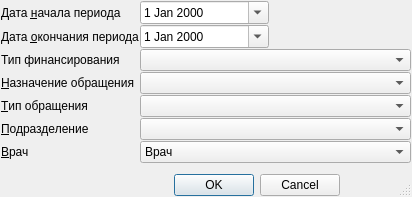
<?xml version="1.0" encoding="UTF-8"?>
<ui version="4.0">
 <class>StatReportF12SetupDialog</class>
 <widget class="QDialog" name="StatReportF12SetupDialog">
  <property name="windowModality">
   <enum>Qt::ApplicationModal</enum>
  </property>
  <property name="geometry">
   <rect>
    <x>0</x>
    <y>0</y>
    <width>412</width>
    <height>197</height>
   </rect>
  </property>
  <property name="windowTitle">
   <string>параметры отчёта</string>
  </property>
  <property name="sizeGripEnabled">
   <bool>true</bool>
  </property>
  <layout class="QGridLayout" name="gridLayout">
   <property name="margin">
    <number>1</number>
   </property>
   <property name="spacing">
    <number>1</number>
   </property>
   <item row="0" column="1">
    <widget class="CDateEdit" name="edtBegDate">
     <property name="calendarPopup">
      <bool>true</bool>
     </property>
    </widget>
   </item>
   <item row="10" column="1" colspan="3">
    <widget class="QFrame" name="frmMKBEx">
     <property name="frameShape">
      <enum>QFrame::NoFrame</enum>
     </property>
     <property name="frameShadow">
      <enum>QFrame::Raised</enum>
     </property>
     <layout class="QGridLayout" name="_2">
      <property name="horizontalSpacing">
       <number>4</number>
      </property>
      <property name="verticalSpacing">
       <number>0</number>
      </property>
      <property name="margin">
       <number>0</number>
      </property>
     </layout>
    </widget>
   </item>
   <item row="9" column="1" colspan="3">
    <widget class="QFrame" name="frmMKB">
     <property name="frameShape">
      <enum>QFrame::NoFrame</enum>
     </property>
     <property name="frameShadow">
      <enum>QFrame::Raised</enum>
     </property>
     <layout class="QGridLayout">
      <property name="horizontalSpacing">
       <number>4</number>
      </property>
      <property name="verticalSpacing">
       <number>0</number>
      </property>
      <property name="margin">
       <number>0</number>
      </property>
     </layout>
    </widget>
   </item>
   <item row="8" column="1" colspan="3">
    <widget class="QFrame" name="frmAge">
     <property name="frameShape">
      <enum>QFrame::NoFrame</enum>
     </property>
     <property name="frameShadow">
      <enum>QFrame::Raised</enum>
     </property>
     <layout class="QHBoxLayout">
      <property name="spacing">
       <number>4</number>
      </property>
      <property name="margin">
       <number>0</number>
      </property>
     </layout>
    </widget>
   </item>
   <item row="2" column="0">
    <widget class="QLabel" name="lblFinance">
     <property name="text">
      <string>Тип финансирования</string>
     </property>
     <property name="buddy">
      <cstring>cmbEventType</cstring>
     </property>
    </widget>
   </item>
   <item row="17" column="1">
    <spacer>
     <property name="orientation">
      <enum>Qt::Vertical</enum>
     </property>
     <property name="sizeHint" stdset="0">
      <size>
       <width>129</width>
       <height>131</height>
      </size>
     </property>
    </spacer>
   </item>
   <item row="7" column="0">
    <widget class="QLabel" name="lblPerson">
     <property name="text">
      <string>&amp;Врач</string>
     </property>
     <property name="buddy">
      <cstring>cmbPerson</cstring>
     </property>
    </widget>
   </item>
   <item row="1" column="1">
    <widget class="CDateEdit" name="edtEndDate">
     <property name="calendarPopup">
      <bool>true</bool>
     </property>
    </widget>
   </item>
   <item row="18" column="0" colspan="3">
    <widget class="QDialogButtonBox" name="buttonBox">
     <property name="orientation">
      <enum>Qt::Horizontal</enum>
     </property>
     <property name="standardButtons">
      <set>QDialogButtonBox::Cancel|QDialogButtonBox::Ok</set>
     </property>
    </widget>
   </item>
   <item row="0" column="2" colspan="2">
    <spacer>
     <property name="orientation">
      <enum>Qt::Horizontal</enum>
     </property>
     <property name="sizeHint" stdset="0">
      <size>
       <width>91</width>
       <height>20</height>
      </size>
     </property>
    </spacer>
   </item>
   <item row="1" column="2" colspan="2">
    <spacer>
     <property name="orientation">
      <enum>Qt::Horizontal</enum>
     </property>
     <property name="sizeHint" stdset="0">
      <size>
       <width>91</width>
       <height>20</height>
      </size>
     </property>
    </spacer>
   </item>
   <item row="3" column="0">
    <widget class="QLabel" name="lblEventPurpose">
     <property name="text">
      <string>&amp;Назначение обращения</string>
     </property>
     <property name="buddy">
      <cstring>cmbEventPurpose</cstring>
     </property>
    </widget>
   </item>
   <item row="6" column="0">
    <widget class="QLabel" name="lblOrgStructure">
     <property name="text">
      <string>&amp;Подразделение</string>
     </property>
     <property name="buddy">
      <cstring>cmbOrgStructure</cstring>
     </property>
    </widget>
   </item>
   <item row="5" column="0">
    <widget class="QLabel" name="lblEventType">
     <property name="text">
      <string>&amp;Тип обращения</string>
     </property>
     <property name="buddy">
      <cstring>cmbEventType</cstring>
     </property>
    </widget>
   </item>
   <item row="1" column="0">
    <widget class="QLabel" name="lblEndDate">
     <property name="text">
      <string>Дата &amp;окончания периода</string>
     </property>
     <property name="buddy">
      <cstring>edtEndDate</cstring>
     </property>
    </widget>
   </item>
   <item row="0" column="0">
    <widget class="QLabel" name="lblBegDate">
     <property name="text">
      <string>Дата &amp;начала периода</string>
     </property>
     <property name="buddy">
      <cstring>edtBegDate</cstring>
     </property>
    </widget>
   </item>
   <item row="2" column="1" colspan="3">
    <widget class="CRBComboBox" name="cmbFinance"/>
   </item>
   <item row="3" column="1" colspan="3">
    <widget class="CRBComboBox" name="cmbEventPurpose"/>
   </item>
   <item row="5" column="1" colspan="3">
    <widget class="CRBComboBox" name="cmbEventType"/>
   </item>
   <item row="6" column="1" colspan="3">
    <widget class="COrgStructureComboBox" name="cmbOrgStructure"/>
   </item>
   <item row="7" column="1" colspan="3">
    <widget class="CPersonComboBoxEx" name="cmbPerson">
     <item>
      <property name="text">
       <string>Врач</string>
      </property>
     </item>
    </widget>
   </item>
  </layout>
 </widget>
 <customwidgets>
  <customwidget>
   <class>CRBComboBox</class>
   <extends>QComboBox</extends>
   <header>library/crbcombobox.h</header>
  </customwidget>
  <customwidget>
   <class>CDateEdit</class>
   <extends>QDateEdit</extends>
   <header>library/DateEdit</header>
  </customwidget>
  <customwidget>
   <class>CPersonComboBoxEx</class>
   <extends>QComboBox</extends>
   <header>Orgs/PersonComboBoxEx.h</header>
  </customwidget>
  <customwidget>
   <class>COrgStructureComboBox</class>
   <extends>QComboBox</extends>
   <header>Orgs/OrgStructComboBoxes.h</header>
  </customwidget>
 </customwidgets>
 <tabstops>
  <tabstop>edtBegDate</tabstop>
  <tabstop>edtEndDate</tabstop>
  <tabstop>cmbEventPurpose</tabstop>
  <tabstop>cmbEventType</tabstop>
  <tabstop>cmbOrgStructure</tabstop>
  <tabstop>cmbPerson</tabstop>
  <tabstop>buttonBox</tabstop>
 </tabstops>
 <resources/>
 <connections>
  <connection>
   <sender>buttonBox</sender>
   <signal>accepted()</signal>
   <receiver>StatReportF12SetupDialog</receiver>
   <slot>accept()</slot>
   <hints>
    <hint type="sourcelabel">
     <x>132</x>
     <y>818</y>
    </hint>
    <hint type="destinationlabel">
     <x>70</x>
     <y>217</y>
    </hint>
   </hints>
  </connection>
  <connection>
   <sender>buttonBox</sender>
   <signal>rejected()</signal>
   <receiver>StatReportF12SetupDialog</receiver>
   <slot>reject()</slot>
   <hints>
    <hint type="sourcelabel">
     <x>245</x>
     <y>818</y>
    </hint>
    <hint type="destinationlabel">
     <x>269</x>
     <y>217</y>
    </hint>
   </hints>
  </connection>
 </connections>
</ui>
